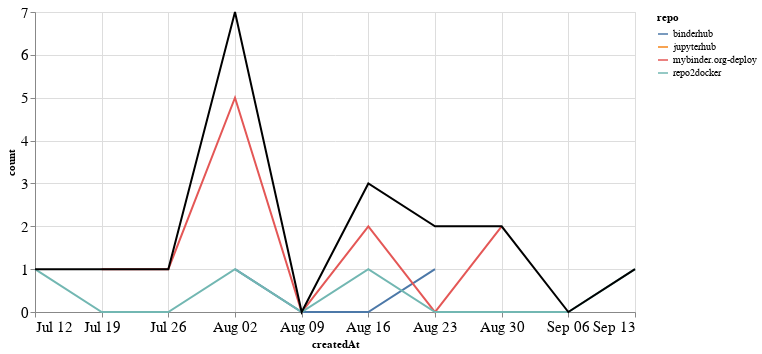

Notebook cell for this chart:
### Markdown cell above
## PRs

### Code cell
prs_time = prs.groupby('repo').resample('W', on='createdAt').count()['author'].reset_index()
prs_time = prs_time.rename(columns={'author': 'count'})
prs_time_total = prs_time.groupby('createdAt').agg({"count": "sum"}).reset_index()

ch1 = alt.Chart(prs_time, width=600).mark_line().encode(
    x='createdAt',
    y='count',
    color='repo',
    tooltip="repo"
)

ch2 = alt.Chart(prs_time_total, width=600).mark_line(color="black").encode(
    x='createdAt',
    y='count',
)

ch1 + ch2

### Figure 1 — Vega-Lite specification as saved in the notebook (floating-point values rounded to 4 significant figures)
{"config": {"axisLeft": {"labelFontSize": 15}, "axisBottom": {"labelFontSize": 15}}, "layer": [{"data": {"name": "data-ef59bd282f50aca74547a7f09e346438"}, "mark": "line", "encoding": {"color": {"type": "nominal", "field": "repo"}, "tooltip": {"type": "nominal", "field": "repo"}, "x": {"type": "temporal", "field": "createdAt"}, "y": {"type": "quantitative", "field": "count"}}, "width": 600}, {"data": {"name": "data-2a3d386a9c8790349d7a626a0d2352a8"}, "mark": {"type": "line", "color": "black"}, "encoding": {"x": {"type": "temporal", "field": "createdAt"}, "y": {"type": "quantitative", "field": "count"}}, "width": 600}], "$schema": "https://vega.github.io/schema/vega-lite/v4.8.1.json", "datasets": {"data-ef59bd282f50aca74547a7f09e346438": [{"repo": "binderhub", "createdAt": "2020-08-02T00:00:00", "count": 1}, {"repo": "binderhub", "createdAt": "2020-08-09T00:00:00", "count": 0}, {"repo": "binderhub", "createdAt": "2020-08-16T00:00:00", "count": 0}, {"repo": "binderhub", "createdAt": "2020-08-23T00:00:00", "count": 1}, {"repo": "jupyterhub", "createdAt": "2020-08-23T00:00:00", "count": 1}, {"repo": "mybinder.org-deploy", "createdAt": "2020-07-19T00:00:00", "count": 1}, {"repo": "mybinder.org-deploy", "createdAt": "2020-07-26T00:00:00", "count": 1}, {"repo": "mybinder.org-deploy", "createdAt": "2020-08-02T00:00:00", "count": 5}, {"repo": "mybinder.org-deploy", "createdAt": "2020-08-09T00:00:00", "count": 0}, {"repo": "mybinder.org-deploy", "createdAt": "2020-08-16T00:00:00", "count": 2}, {"repo": "mybinder.org-deploy", "createdAt": "2020-08-23T00:00:00", "count": 0}, {"repo": "mybinder.org-deploy", "createdAt": "2020-08-30T00:00:00", "count": 2}, {"repo": "repo2docker", "createdAt": "2020-07-12T00:00:00", "count": 1}, {"repo": "repo2docker", "createdAt": "2020-07-19T00:00:00", "count": 0}, {"repo": "repo2docker", "createdAt": "2020-07-26T00:00:00", "count": 0}, {"repo": "repo2docker", "createdAt": "2020-08-02T00:00:00", "count": 1}, {"repo": "repo2docker", "createdAt": "2020-08-09T00:00:00", "count": 0}, {"repo": "repo2docker", "createdAt": "2020-08-16T00:00:00", "count": 1}, {"repo": "repo2docker", "createdAt": "2020-08-23T00:00:00", "count": 0}, {"repo": "repo2docker", "createdAt": "2020-08-30T00:00:00", "count": 0}, {"repo": "repo2docker", "createdAt": "2020-09-06T00:00:00", "count": 0}, {"repo": "repo2docker", "createdAt": "2020-09-13T00:00:00", "count": 1}], "data-2a3d386a9c8790349d7a626a0d2352a8": [{"createdAt": "2020-07-12T00:00:00", "count": 1}, {"createdAt": "2020-07-19T00:00:00", "count": 1}, {"createdAt": "2020-07-26T00:00:00", "count": 1}, {"createdAt": "2020-08-02T00:00:00", "count": 7}, {"createdAt": "2020-08-09T00:00:00", "count": 0}, {"createdAt": "2020-08-16T00:00:00", "count": 3}, {"createdAt": "2020-08-23T00:00:00", "count": 2}, {"createdAt": "2020-08-30T00:00:00", "count": 2}, {"createdAt": "2020-09-06T00:00:00", "count": 0}, {"createdAt": "2020-09-13T00:00:00", "count": 1}]}}
